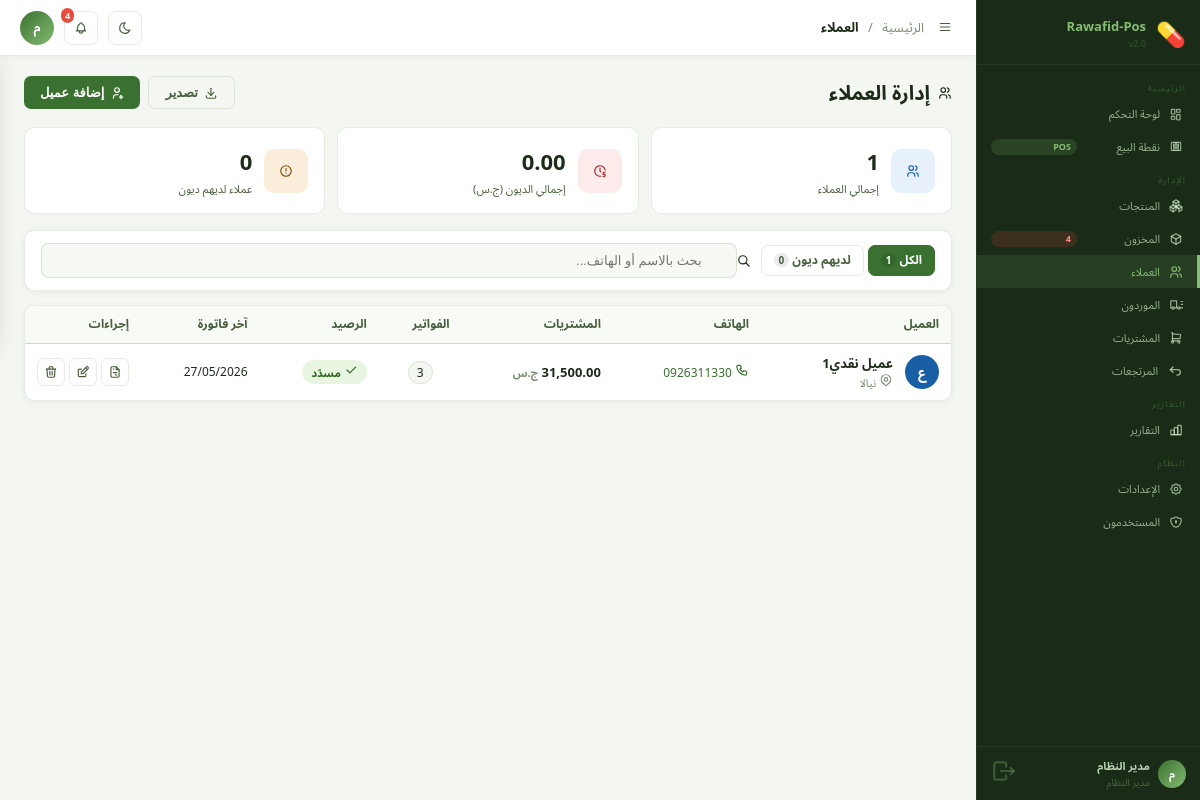
The page /?page=customers (signed in) on the database its author committed.
### tables this page shows
CREATE TABLE `customers` (
  `id` int(11) NOT NULL AUTO_INCREMENT,
  `name` varchar(100) NOT NULL,
  `phone` varchar(20) DEFAULT NULL,
  `email` varchar(100) DEFAULT NULL,
  `address` text DEFAULT NULL,
  `notes` text DEFAULT NULL,
  `credit_limit` decimal(12,2) DEFAULT 0.00,
  `balance` decimal(12,2) DEFAULT 0.00,
  `created_at` timestamp NOT NULL DEFAULT current_timestamp(),
  PRIMARY KEY (`id`),
  KEY `idx_phone` (`phone`)
);

### app/Controllers/CustomerController.php (called while the page is built, shortened)
<?php
class CustomerController {
    public function index(): void {
        $settings = Helper::getSettings();
        require ROOT . '/app/Views/layouts/main.php';
    }
}

### config/Database.php (called while the page is built, shortened)
<?php
class Database {
    private static $instance = null;
    private $conn;
    private function __construct() {
        try {
            $this->conn = new PDO(
                "mysql:host=" . DB_HOST . ";dbname=" . DB_NAME . ";charset=" . DB_CHARSET,
                DB_USER,
                DB_PASS,
                [
                    PDO::ATTR_ERRMODE            => PDO::ERRMODE_EXCEPTION,
                    PDO::ATTR_DEFAULT_FETCH_MODE => PDO::FETCH_ASSOC,
                    PDO::ATTR_EMULATE_PREPARES   => false,
                    PDO::MYSQL_ATTR_INIT_COMMAND => "SET NAMES utf8mb4 COLLATE utf8mb4_unicode_ci"
                ]
            );
        } catch (PDOException $e) {
            die('<div style="direction:rtl;font-family:Arial;padding:30px;background:#fee;border:2px solid #f00;border-radius:8px;margin:20px">
                <h3>❌ خطأ في الاتصال بقاعدة البيانات</h3>
                <p>تأكد من تشغيل XAMPP وإنشاء قاعدة البيانات <strong>pos_system</strong></p>
                <p style="color:#999;font-size:13px">' . $e->getMessage() . '</p>
            </div>');
        }
    }
    public static function getInstance(): self {
        if (self::$instance === null) {
            self::$instance = new self();
        }
        return self::$instance;
    }
    public function query(string $sql, array $params = []): PDOStatement {
        $stmt = $this->conn->prepare($sql);
        $stmt->execute($params);
        return $stmt;
    }
    public function fetchAll(string $sql, array $params = []): array {
        return $this->query($sql, $params)->fetchAll();
    }
    public function fetchOne(string $sql, array $params = []): array|false {
        return $this->query($sql, $params)->fetch();
    }
}

### app/Helpers/Helper.php (called while the page is built, shortened)
<?php
class Helper {
    public static function formatDate(string $date, string $format = 'd/m/Y H:i'): string {
        return date($format, strtotime($date));
    }
    public static function sanitize(string $str): string {
        return htmlspecialchars(strip_tags(trim($str)), ENT_QUOTES, 'UTF-8');
    }
    public static function getSettings(): array {
        $db   = Database::getInstance();
        $rows = $db->fetchAll("SELECT setting_key, setting_value FROM settings");
        $out  = [];
        foreach ($rows as $row) {
            $out[$row['setting_key']] = $row['setting_value'];
        }
        return $out;
    }
    public static function e(mixed $val): string {
        return htmlspecialchars((string)$val, ENT_QUOTES, 'UTF-8');
    }
}

### app/Views/customers/index.php (the view, shortened to what this page needs)
<?php
$currency = $settings['currency'] ?? 'ج.س';
$db       = Database::getInstance();
$search   = Helper::sanitize($_GET['search'] ?? '');
$filter   = $_GET['filter'] ?? 'all';
$page_num = max(1, (int)($_GET['p'] ?? 1));
$perPage  = 15;
$offset   = ($page_num - 1) * $perPage;
$where  = "WHERE 1=1"; $params = [];
$customers = $db->fetchAll(
    "SELECT c.*,
            COALESCE((SELECT SUM(i.total) FROM invoices i WHERE i.customer_id=c.id AND i.type='sale' AND i.status!='returned'),0) as total_purchases,
            COALESCE((SELECT COUNT(*) FROM invoices i WHERE i.customer_id=c.id AND i.type='sale'),0) as invoice_count,
            (SELECT MAX(i.created_at) FROM invoices i WHERE i.customer_id=c.id) as last_invoice
     FROM customers c $where ORDER BY c.created_at DESC LIMIT $perPage OFFSET $offset",
    $params
);
$globalStats = $db->fetchOne(
    "SELECT COUNT(*) as total_customers, COALESCE(SUM(balance),0) as total_debt,
            COUNT(CASE WHEN balance > 0 THEN 1 END) as debtors_count
     FROM customers"
);
?>
<div class="page-header">
  <h1 class="page-title"> إدارة العملاء</h1>
  <div class="page-actions">
    <button class="btn btn-outline" onclick="exportCustomers()"> تصدير</button>
    <button class="btn btn-primary" onclick="openCustomerModal()"> إضافة عميل</button>
  </div>
</div>
<div class="c-stats">
  <div class="c-stat blue"><div class="cs-ico"></div>
    <div><div class="cs-v"><?= number_format($globalStats['total_customers']) ?></div><div class="cs-l">إجمالي العملاء</div></div></div>
  <div class="c-stat red"><div class="cs-ico"></div>
    <div><div class="cs-v"><?= number_format($globalStats['total_debt'],2) ?></div><div class="cs-l">إجمالي الديون (<?= $currency ?>)</div></div></div>
  <div class="c-stat orange"><div class="cs-ico"></div>
    <div><div class="cs-v"><?= number_format($globalStats['debtors_count']) ?></div><div class="cs-l">عملاء لديهم ديون</div></div></div>
</div>
<div class="card filters-bar">
  <form method="GET" class="filters-form" id="filter-form">
    <div class="filter-tabs">
      <a href="?page=customers&filter=all<?= $search?"&search=".urlencode($search):"" ?>" class="filter-tab <?= $filter==='all'?'active':'' ?>">الكل <span class="tab-count"><?= $globalStats['total_customers'] ?></span></a>
      <a href="?page=customers&filter=debt<?= $search?"&search=".urlencode($search):"" ?>" class="filter-tab red <?= $filter==='debt'?'active':'' ?>">لديهم ديون <span class="tab-count"><?= $globalStats['debtors_count'] ?></span></a>
    </div>
    <div class="s-wrap">
      <input type="text" name="search" value="<?= Helper::e($search) ?>" placeholder="بحث بالاسم أو الهاتف..." class="form-input si" oninput="dbSearch(this)">
    </div>
  </form>
</div>
<div class="card card-flush">
  <div class="table-wrap">
    <table class="data-table" id="ct">
      <thead><tr>
        <th>العميل</th><th>الهاتف</th><th>المشتريات</th><th>الفواتير</th><th>الرصيد</th><th>آخر فاتورة</th><th class="u-style-1">إجراءات</th>
      </tr></thead>
      <tbody>
      <?php if(empty($customers)): ?>
        <tr><td colspan="7" class="empty-td">
          <div class="empty-medium">
            <i class="ti ti-users-off u-style-2"></i>
            <?= $search ? "لا نتائج لـ «".Helper::e($search)."»" : "لا يوجد عملاء بعد" ?>
            <?php if(!$search): ?><br><button class="btn btn-primary btn-sm mt-3" onclick="openCustomerModal()"><i class="ti ti-plus"></i> أضف عميل</button><?php endif; ?>
          </div>
        </td></tr>
      <?php else: foreach($customers as $c): ?>
        <tr>
          <td>
            <div class="modal-title-group">
              <div class="c-avatar <?= cColorClass($c['name']) ?>"><?= mb_strtoupper(mb_substr($c['name'],0,1)) ?></div>
              <div>
                <div class="u-style-3"><?= Helper::e($c['name']) ?></div>
                <?php if($c['address']): ?><div class="u-style-4"> <?= Helper::e(mb_substr($c['address'],0,28)) ?><?= mb_strlen($c['address'])>28?'...':'' ?></div><?php endif; ?>
              </div>
            </div>
          </td>
          <td><?= $c['phone'] ? '<a href="tel:'.Helper::e($c['phone']).'" class="u-style-5"><svg xmlns="http://www.w3.org/2000/svg" class="icon icon-tabler icon-tabler-phone" width="14" height="14" viewBox="0 0 24 24" stroke-width="2" stroke="currentColor" fill="none" stroke-linecap="round" stroke-linejoin="round">
  <path stroke="none" d="M0 0h24v24H0z" fill="none"/>
  <path d="M5 4h4l2 5l-2.5 1.5a11 11 0 0 0 5 5l1.5 -2.5l5 2v4a2 2 0 0 1 -2 2a16 16 0 0 1 -15 -15a2 2 0 0 1 2 -2" />
</svg> '.Helper::e($c['phone']).'</a>' : '<span class="text-muted">—</span>' ?></td>
          <td class="fw-bold"><?= number_format($c['total_purchases'],2) ?> <small class="text-muted"><?= $currency ?></small></td>
          <td class="text-center"><span class="u-style-6"><?= $c['invoice_count'] ?></span></td>
          <td>
            <?php if($c['balance']>0): ?>
              <div class="u-style-7">
                <span class="badge badge-danger"><?= number_format($c['balance'],2) ?> <?= $currency ?></span>
                <button onclick="openPayModal(<?=$c['id']?>,'<?=Helper::e($c['name'])?>',<?=$c['balance']?>)" class="icon-btn text-success" title="تسجيل دفعة"><i class="ti ti-cash"></i></button>
              </div>
            <?php else: ?>
              <span class="badge badge-success"><svg xmlns="http://www.w3.org/2000/svg" class="icon icon-tabler icon-tabler-check" width="14" height="14" viewBox="0 0 24 24" stroke-width="2" stroke="currentColor" fill="none" stroke-linecap="round" stroke-linejoin="round">
  <path stroke="none" d="M0 0h24v24H0z" fill="none"/>
  <path d="M5 12l5 5l10 -10" />
</svg> مسدّد</span>
            <?php endif; ?>
          </td>
          <td class="cell-muted"><?= $c['last_invoice'] ? Helper::formatDate($c['last_invoice'],'d/m/Y') : '—' ?></td>
          <td>
            <div class="action-btns">
              <button onclick="openStatement(<?=$c['id']?>)" class="action-btn view" title="كشف الحساب"></button>
              <button onclick="openCustomerModal(<?=$c['id']?>)" class="action-btn edit" title="تعديل"></button>
              <button onclick="delCustomer(<?=$c['id']?>,'<?=Helper::e($c['name'])?>',<?=$c['balance']?>)" class="action-btn delete" title="حذف"></button>
            </div>
          </td>
        </tr>
      <?php endforeach; endif; ?>
      </tbody>
    </table>
  </div>
</div>
<?php
function cColorClass(string $name): string {
    $hash = 0;
    for ($i = 0; $i < mb_strlen($name); $i++) {
        $hash = mb_ord(mb_substr($name, $i, 1)) + (($hash << 5) - $hash);
    }
    return 'avatar-color-' . (abs($hash) % 7);
}
?>

### assets/css/base.css (style rules this page uses)
*, *::before, *::after { box-sizing: border-box; margin: 0; padding: 0; }
html { font-size: 15px; }
body { font-family: "Segoe UI", Tahoma, "Noto Sans Arabic", Arial, sans-serif; background: var(--bg); color: var(--text); direction: rtl; min-height: 100vh; line-height: 1.55; font-weight: 400; text-rendering: optimizeLegibility; -webkit-font-smoothing: antialiased; }
a { color: inherit; }

### assets/css/layout.css (style rules this page uses)
.page-header { display: flex; align-items: center; justify-content: space-between; gap: 16px; margin-bottom: 18px; }
.page-title { font-size: 20px; font-weight: 750; color: var(--text); display: flex; align-items: center; gap: 8px; }
.page-actions { display: flex; gap: 8px; }

### assets/css/components.css (style rules this page uses)
.card { background: var(--surface); border-radius: var(--radius); border: 1px solid var(--border); padding: 16px; margin-bottom: 14px; box-shadow: var(--shadow); }
.btn { display: inline-flex; align-items: center; gap: 6px; padding: 8px 16px; border-radius: var(--radius-sm); font-size: 13px; font-weight: 600; cursor: pointer; border: none; transition: all var(--transition); text-decoration: none; white-space: nowrap; }
.btn-primary { background: var(--olive-600); color: white; }
.btn-outline { background: none; border: 1px solid var(--border); color: var(--text-2); }
.form-input, .form-select, .form-textarea { padding: 9px 12px; border: 1.5px solid var(--input-border); border-radius: 8px; font-size: 13px; color: var(--text); background: var(--input-bg); direction: rtl; transition: var(--transition); width: 100%; }
.table-wrap { overflow-x: auto; }
.data-table { width: 100%; border-collapse: collapse; font-size: 13px; }
.data-table th { background: var(--surface-2); color: var(--text-2); font-weight: 600; padding: 9px 12px; text-align: right; border-bottom: 1px solid var(--border); font-size: 12px; white-space: nowrap; }
.data-table td { padding: 9px 12px; border-bottom: 1px solid var(--border-2); color: var(--text); vertical-align: middle; }
.data-table tr:last-child td { border-bottom: none; }
.fw-bold { font-weight: 700; }
.badge { display: inline-block; padding: 3px 9px; border-radius: 20px; font-size: 11px; font-weight: 600; }
.badge-success { background: var(--color-hex-e8f5e0); color: var(--color-hex-2e6420); }
.action-btns { display: flex; gap: 4px; }
.action-btn { width: 28px; height: 28px; border-radius: 6px; display: flex; align-items: center; justify-content: center; font-size: 14px; cursor: pointer; border: 1px solid var(--border); background: none; color: var(--text-2); text-decoration: none; transition: var(--transition); }
.filters-bar { padding: 12px 16px; }
.filters-form { display: flex; align-items: center; gap: 10px; flex-wrap: wrap; }
.filter-tabs { display: flex; gap: 4px; }
.filter-tab { padding: 5px 12px; border-radius: 7px; font-size: 12px; font-weight: 600; text-decoration: none; color: var(--text-2); border: 1px solid var(--border); transition: var(--transition); }
.filter-tab.active { background: var(--olive-600); color: white; border-color: var(--olive-600); }
.tab-count { background: var(--color-rgb-0-0-0-p08); padding: 0 5px; border-radius: 8px; font-size: 10px; }

### assets/css/utilities.css (style rules this page uses)
.text-center { text-align: center; }
.text-muted { color: var(--text-3); }
.card-flush { padding: 0; overflow: hidden; }
.modal-title-group { display: flex; align-items: center; gap: var(--space-3); }
.cell-muted { font-size: 12px; color: var(--text-3); }
.u-style-1 { width:110px }
.u-style-3 { font-weight:600;font-size:13px;color:var(--text) }
.u-style-4 { font-size:11px;color:var(--text-3) }
.u-style-5 { color:var(--olive-600);text-decoration:none;font-size:12px }
.u-style-6 { background:var(--bg);border:1px solid var(--border);border-radius:12px;padding:2px 8px;font-size:12px }
.avatar-color-1 { background: var(--color-hex-185fa5); }

### rows shown on the page
customers: name "ع", name "عميل نقدي1", address "نيالا", phone "0926311330", invoice_count "3", balance 0 (drawn), last_invoice "27/05/2026"

### other values the page prints
$bicon "💊"
$bname "Rawafid-Pos"
APP_VERSION "2.0"
$lowStockCount "4"
mb_substr(Auth::user()['full_name'] ?? 'م', 0, 1) "م"
Auth::user()['full_name'] "مدير النظام"
$curPage "العملاء"
$globalStats['total_customers'] "1"
$globalStats['total_debt'] "0.00"
$currency "ج.س"
$globalStats['debtors_count'] "0"
